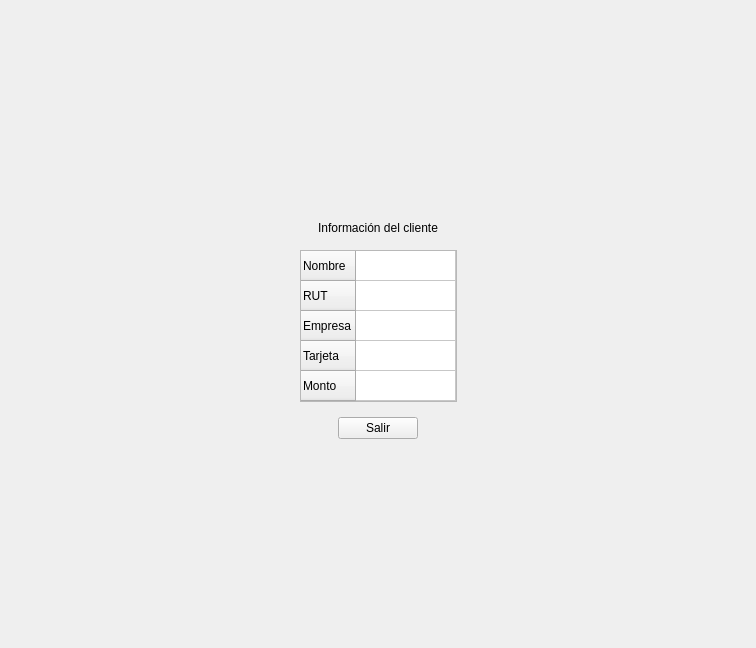
<?xml version="1.0" encoding="UTF-8"?>
<ui version="4.0">
 <class>Form</class>
 <widget class="QWidget" name="Form">
  <property name="geometry">
   <rect>
    <x>0</x>
    <y>0</y>
    <width>756</width>
    <height>648</height>
   </rect>
  </property>
  <property name="windowTitle">
   <string>Form</string>
  </property>
  <property name="autoFillBackground">
   <bool>false</bool>
  </property>
  <layout class="QVBoxLayout" name="verticalLayout">
   <property name="bottomMargin">
    <number>0</number>
   </property>
   <item>
    <spacer name="top_space">
     <property name="orientation">
      <enum>Qt::Vertical</enum>
     </property>
     <property name="sizeHint" stdset="0">
      <size>
       <width>20</width>
       <height>40</height>
      </size>
     </property>
    </spacer>
   </item>
   <item>
    <widget class="QLabel" name="info_label">
     <property name="text">
      <string>Información del cliente</string>
     </property>
     <property name="alignment">
      <set>Qt::AlignCenter</set>
     </property>
    </widget>
   </item>
   <item>
    <widget class="QWidget" name="widget" native="true">
     <layout class="QHBoxLayout" name="horizontalLayout">
      <item>
       <spacer name="horizontalSpacer">
        <property name="orientation">
         <enum>Qt::Horizontal</enum>
        </property>
        <property name="sizeHint" stdset="0">
         <size>
          <width>40</width>
          <height>20</height>
         </size>
        </property>
       </spacer>
      </item>
      <item>
       <widget class="QTableWidget" name="info_table">
        <property name="enabled">
         <bool>true</bool>
        </property>
        <property name="sizePolicy">
         <sizepolicy hsizetype="Preferred" vsizetype="Preferred">
          <horstretch>0</horstretch>
          <verstretch>0</verstretch>
         </sizepolicy>
        </property>
        <property name="minimumSize">
         <size>
          <width>0</width>
          <height>0</height>
         </size>
        </property>
        <property name="maximumSize">
         <size>
          <width>16777215</width>
          <height>16777215</height>
         </size>
        </property>
        <property name="autoFillBackground">
         <bool>false</bool>
        </property>
        <property name="frameShape">
         <enum>QFrame::StyledPanel</enum>
        </property>
        <property name="frameShadow">
         <enum>QFrame::Sunken</enum>
        </property>
        <property name="verticalScrollBarPolicy">
         <enum>Qt::ScrollBarAlwaysOff</enum>
        </property>
        <property name="horizontalScrollBarPolicy">
         <enum>Qt::ScrollBarAlwaysOff</enum>
        </property>
        <property name="sizeAdjustPolicy">
         <enum>QAbstractScrollArea::AdjustToContents</enum>
        </property>
        <property name="autoScroll">
         <bool>false</bool>
        </property>
        <property name="autoScrollMargin">
         <number>0</number>
        </property>
        <property name="editTriggers">
         <set>QAbstractItemView::NoEditTriggers</set>
        </property>
        <property name="showGrid">
         <bool>true</bool>
        </property>
        <property name="cornerButtonEnabled">
         <bool>false</bool>
        </property>
        <property name="columnCount">
         <number>1</number>
        </property>
        <attribute name="horizontalHeaderVisible">
         <bool>false</bool>
        </attribute>
        <attribute name="horizontalHeaderHighlightSections">
         <bool>true</bool>
        </attribute>
        <row>
         <property name="text">
          <string>Nombre</string>
         </property>
        </row>
        <row>
         <property name="text">
          <string>RUT</string>
         </property>
        </row>
        <row>
         <property name="text">
          <string>Empresa</string>
         </property>
        </row>
        <row>
         <property name="text">
          <string>Tarjeta</string>
         </property>
        </row>
        <row>
         <property name="text">
          <string>Monto</string>
         </property>
        </row>
        <column>
         <property name="text">
          <string/>
         </property>
        </column>
       </widget>
      </item>
      <item>
       <spacer name="horizontalSpacer_2">
        <property name="orientation">
         <enum>Qt::Horizontal</enum>
        </property>
        <property name="sizeHint" stdset="0">
         <size>
          <width>40</width>
          <height>20</height>
         </size>
        </property>
       </spacer>
      </item>
     </layout>
    </widget>
   </item>
   <item alignment="Qt::AlignHCenter">
    <widget class="QPushButton" name="exit_btn">
     <property name="text">
      <string>Salir</string>
     </property>
    </widget>
   </item>
   <item>
    <spacer name="bottom_space">
     <property name="orientation">
      <enum>Qt::Vertical</enum>
     </property>
     <property name="sizeHint" stdset="0">
      <size>
       <width>20</width>
       <height>40</height>
      </size>
     </property>
    </spacer>
   </item>
  </layout>
 </widget>
 <resources/>
 <connections/>
</ui>
